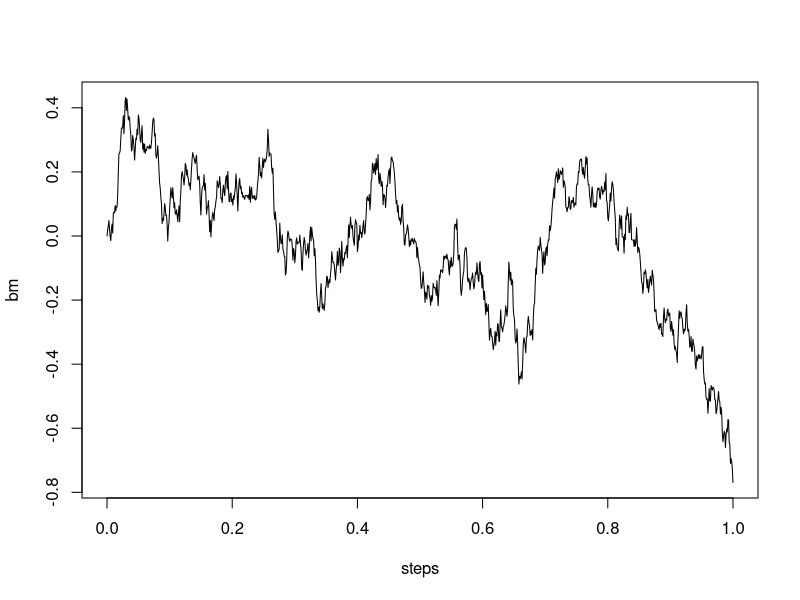

The R source for this figure:
# bm.R
# Section 8.1
# Simulating standard Brownian motion on [0, t]

n <- 1000
t <- 1
bm <- c(0,cumsum(rnorm(n,0,sqrt(t/n))))
steps <- seq(0,t,length=n+1)
plot(steps,bm,type="l")
